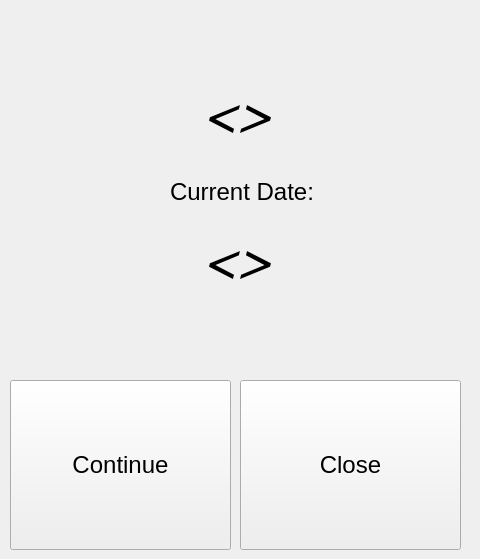
   <widget class="QWidget" name="start_page">
    <widget class="QPushButton" name="continue_btn">
     <property name="geometry">
      <rect>
       <x>10</x>
       <y>380</y>
       <width>221</width>
       <height>170</height>
      </rect>
     </property>
     <property name="font">
      <font>
       <family>Segoe UI</family>
       <pointsize>18</pointsize>
       <bold>false</bold>
      </font>
     </property>
     <property name="text">
      <string>Continue</string>
     </property>
    </widget>
    <widget class="QLabel" name="clockdisplay">
     <property name="geometry">
      <rect>
       <x>0</x>
       <y>50</y>
       <width>471</width>
       <height>131</height>
      </rect>
     </property>
     <property name="font">
      <font>
       <family>Comic Sans MS</family>
       <pointsize>47</pointsize>
       <bold>true</bold>
      </font>
     </property>
     <property name="text">
      <string>&lt;&lt;Clock&gt;&gt;</string>
     </property>
     <property name="alignment">
      <set>Qt::AlignmentFlag::AlignCenter</set>
     </property>
    </widget>
    <widget class="QPushButton" name="close_btn">
     <property name="geometry">
      <rect>
       <x>240</x>
       <y>380</y>
       <width>221</width>
       <height>170</height>
      </rect>
     </property>
     <property name="font">
      <font>
       <family>Segoe UI</family>
       <pointsize>18</pointsize>
       <bold>false</bold>
      </font>
     </property>
     <property name="text">
      <string>Close</string>
     </property>
    </widget>
    <widget class="QLabel" name="label">
     <property name="geometry">
      <rect>
       <x>170</x>
       <y>176</y>
       <width>151</width>
       <height>31</height>
      </rect>
     </property>
     <property name="font">
      <font>
       <family>Segoe UI</family>
       <pointsize>18</pointsize>
       <bold>false</bold>
      </font>
     </property>
     <property name="text">
      <string>Current Date:</string>
     </property>
    </widget>
    <widget class="QLabel" name="Datedisplay">
     <property name="geometry">
      <rect>
       <x>0</x>
       <y>196</y>
       <width>471</width>
       <height>131</height>
      </rect>
     </property>
     <property name="font">
      <font>
       <family>Comic Sans MS</family>
       <pointsize>47</pointsize>
       <bold>true</bold>
      </font>
     </property>
     <property name="text">
      <string>&lt;&lt;Date&gt;&gt;</string>
     </property>
     <property name="alignment">
      <set>Qt::AlignmentFlag::AlignCenter</set>
     </property>
    </widget>
   </widget>
